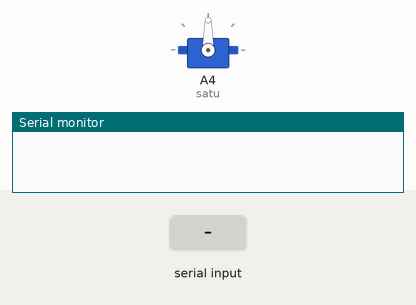
This sketch was run on a simulated Arduino Uno, built with avr-gcc and run on an emulated ATmega328P. Shown: servo, the last lines printed to the serial monitor. Inputs (shaded band) come from the test bench.

Above: at 1.2 s.
1.3 s: "a" received over Serial
At 2.5 s:
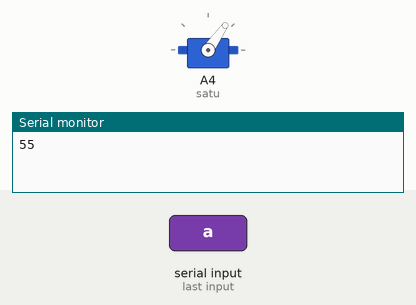
2.8 s: "a" received over Serial
At 3.6 s:
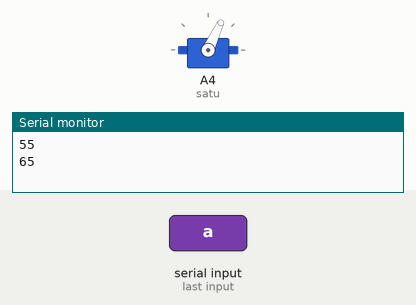
4.3 s: "b" received over Serial
At 4.8 s:
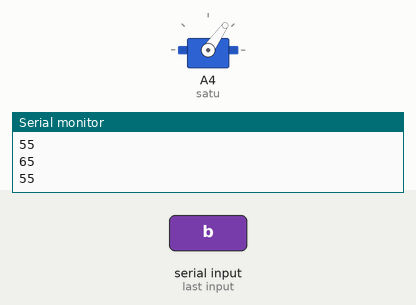
Timing chart, 0 to 7.3 s (numbered marks = the images above; inputs shaded):
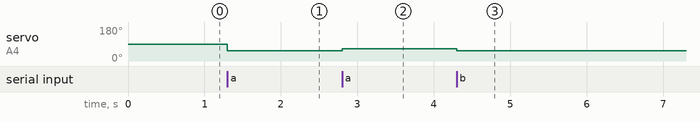

The sketch:

cek_servo_man.ino
```cpp
#include <Servo.h>
Servo satu;
char cek='p';
int nilai=45;

void setup() {
  // put your setup code here, to run once:
satu.attach(A4);
Serial.begin(9600);
}

void loop() {
  // put your main code here, to run repeatedly:
while(Serial.available()){
  cek = Serial.read();

 }

 if(cek!='p'){
  if(cek=='a'){
    nilai=nilai+10;
    satu.write(nilai);
  }
  if(cek=='b'){
    nilai=nilai-10;
    satu.write(nilai);
  }
  Serial.println(nilai);
  cek = 'p';
 }
}
```

Measured:
- after the input at 1.3 s, servo on A4 (satu): 90° → 55° at once
- after the input at 2.8 s, servo on A4 (satu): 55° → 65° at once
- after the input at 4.3 s, servo on A4 (satu): 65° → 55° at once
